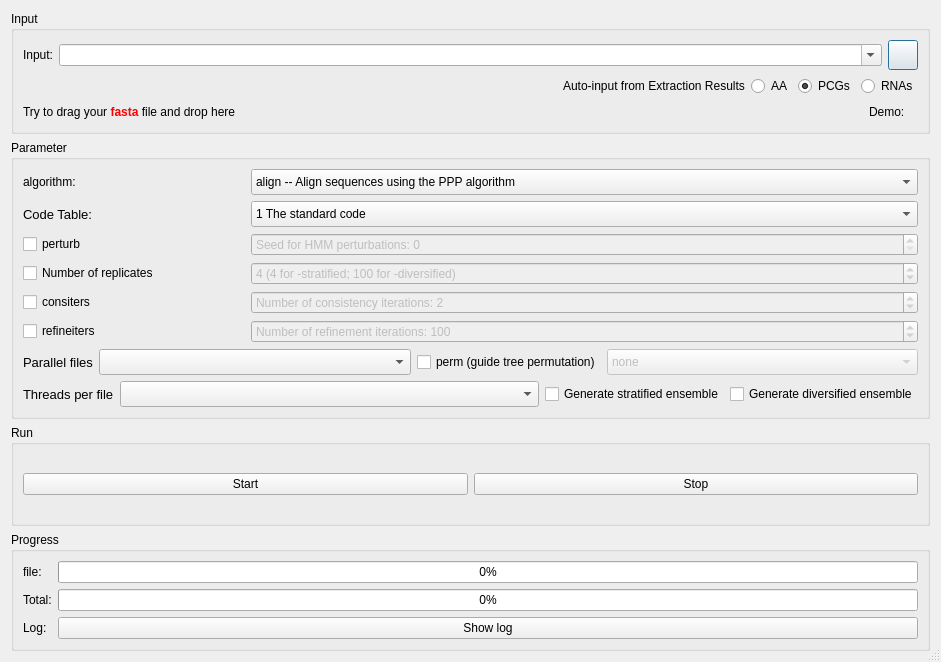
<?xml version="1.0" encoding="UTF-8"?>
<ui version="4.0">
 <class>MUSCLE</class>
 <widget class="QDialog" name="MUSCLE">
  <property name="geometry">
   <rect>
    <x>0</x>
    <y>0</y>
    <width>941</width>
    <height>662</height>
   </rect>
  </property>
  <property name="windowTitle">
   <string>MUSCLE</string>
  </property>
  <property name="styleSheet">
   <string notr="true"/>
  </property>
  <property name="sizeGripEnabled">
   <bool>true</bool>
  </property>
  <layout class="QVBoxLayout" name="verticalLayout_3">
   <item>
    <widget class="QGroupBox" name="groupBox_4">
     <property name="title">
      <string>Input</string>
     </property>
     <layout class="QVBoxLayout" name="verticalLayout_2">
      <item>
       <layout class="QHBoxLayout" name="horizontalLayout_6">
        <item>
         <widget class="QLabel" name="label_4">
          <property name="text">
           <string>Input:</string>
          </property>
         </widget>
        </item>
        <item>
         <widget class="ListQCombobox" name="comboBox_4">
          <property name="sizePolicy">
           <sizepolicy hsizetype="Expanding" vsizetype="Fixed">
            <horstretch>0</horstretch>
            <verstretch>0</verstretch>
           </sizepolicy>
          </property>
          <property name="acceptDrops">
           <bool>true</bool>
          </property>
          <property name="editable">
           <bool>true</bool>
          </property>
          <property name="sizeAdjustPolicy">
           <enum>QComboBox::AdjustToMinimumContentsLength</enum>
          </property>
         </widget>
        </item>
        <item>
         <widget class="QPushButton" name="pushButton_3">
          <property name="sizePolicy">
           <sizepolicy hsizetype="Fixed" vsizetype="Fixed">
            <horstretch>0</horstretch>
            <verstretch>0</verstretch>
           </sizepolicy>
          </property>
          <property name="minimumSize">
           <size>
            <width>30</width>
            <height>30</height>
           </size>
          </property>
          <property name="maximumSize">
           <size>
            <width>30</width>
            <height>30</height>
           </size>
          </property>
          <property name="styleSheet">
           <string notr="true"/>
          </property>
          <property name="text">
           <string/>
          </property>
         </widget>
        </item>
       </layout>
      </item>
      <item>
       <layout class="QHBoxLayout" name="horizontalLayout_4">
        <item>
         <spacer name="horizontalSpacer_2">
          <property name="orientation">
           <enum>Qt::Horizontal</enum>
          </property>
          <property name="sizeHint" stdset="0">
           <size>
            <width>40</width>
            <height>20</height>
           </size>
          </property>
         </spacer>
        </item>
        <item>
         <widget class="QLabel" name="label_9">
          <property name="text">
           <string>Auto-input from Extraction Results</string>
          </property>
         </widget>
        </item>
        <item>
         <widget class="QRadioButton" name="AA_radioButton_2">
          <property name="toolTip">
           <string>Amino acid sequences</string>
          </property>
          <property name="text">
           <string>AA</string>
          </property>
          <property name="checked">
           <bool>false</bool>
          </property>
         </widget>
        </item>
        <item>
         <widget class="QRadioButton" name="PCG_radioButton_2">
          <property name="enabled">
           <bool>true</bool>
          </property>
          <property name="toolTip">
           <string>Protein-coding genes</string>
          </property>
          <property name="text">
           <string>PCGs</string>
          </property>
          <property name="checked">
           <bool>true</bool>
          </property>
         </widget>
        </item>
        <item>
         <widget class="QRadioButton" name="RNAs_radioButton_2">
          <property name="toolTip">
           <string>RNA sequences (rRNA and tRNA)</string>
          </property>
          <property name="text">
           <string>RNAs</string>
          </property>
         </widget>
        </item>
       </layout>
      </item>
      <item>
       <layout class="QHBoxLayout" name="horizontalLayout_3">
        <item>
         <widget class="QLabel" name="label_5">
          <property name="text">
           <string>&lt;html&gt;&lt;head/&gt;&lt;body&gt;&lt;p&gt;Try to drag your &lt;span style=&quot; font-weight:600; color:#ff0000;&quot;&gt;fasta&lt;/span&gt; file and drop here&lt;/p&gt;&lt;/body&gt;&lt;/html&gt;</string>
          </property>
         </widget>
        </item>
        <item>
         <spacer name="horizontalSpacer">
          <property name="orientation">
           <enum>Qt::Horizontal</enum>
          </property>
          <property name="sizeHint" stdset="0">
           <size>
            <width>40</width>
            <height>20</height>
           </size>
          </property>
         </spacer>
        </item>
        <item>
         <widget class="QLabel" name="label_8">
          <property name="text">
           <string>Demo:</string>
          </property>
         </widget>
        </item>
        <item>
         <widget class="ClickedLableGif" name="label_7">
          <property name="toolTip">
           <string>Brief example</string>
          </property>
          <property name="text">
           <string/>
          </property>
         </widget>
        </item>
       </layout>
      </item>
     </layout>
    </widget>
   </item>
   <item>
    <widget class="QGroupBox" name="groupBox_2">
     <property name="title">
      <string>Parameter</string>
     </property>
     <layout class="QVBoxLayout" name="verticalLayout">
      <item>
       <layout class="QGridLayout" name="gridLayout_2">
        <item row="0" column="0">
         <widget class="QLabel" name="label">
          <property name="text">
           <string>algorithm:</string>
          </property>
         </widget>
        </item>
        <item row="0" column="1" colspan="3">
         <widget class="QComboBox" name="comboBox_3">
          <property name="sizePolicy">
           <sizepolicy hsizetype="Expanding" vsizetype="Fixed">
            <horstretch>0</horstretch>
            <verstretch>0</verstretch>
           </sizepolicy>
          </property>
          <property name="minimumSize">
           <size>
            <width>13</width>
            <height>26</height>
           </size>
          </property>
          <item>
           <property name="text">
            <string>align -- Align sequences using the PPP algorithm</string>
           </property>
          </item>
          <item>
           <property name="text">
            <string>align-codon -- Align sequences using the PPP algorithm in codon mode</string>
           </property>
          </item>
          <item>
           <property name="text">
            <string>super5 -- Align large datasets using the Super5 algorithm</string>
           </property>
          </item>
          <item>
           <property name="text">
            <string>super5-codon -- Align large datasets using the Super5 algorithm in codon mode</string>
           </property>
          </item>
         </widget>
        </item>
        <item row="1" column="0">
         <widget class="QLabel" name="label_22">
          <property name="font">
           <font>
            <pointsize>10</pointsize>
           </font>
          </property>
          <property name="text">
           <string>Code Table:</string>
          </property>
         </widget>
        </item>
        <item row="3" column="0">
         <widget class="QCheckBox" name="checkBox_3">
          <property name="text">
           <string>Number of replicates</string>
          </property>
         </widget>
        </item>
        <item row="1" column="1" colspan="3">
         <widget class="QComboBox" name="comboBox_9">
          <property name="sizePolicy">
           <sizepolicy hsizetype="Expanding" vsizetype="Fixed">
            <horstretch>0</horstretch>
            <verstretch>0</verstretch>
           </sizepolicy>
          </property>
          <property name="minimumSize">
           <size>
            <width>114</width>
            <height>26</height>
           </size>
          </property>
          <property name="maximumSize">
           <size>
            <width>16777215</width>
            <height>26</height>
           </size>
          </property>
          <property name="styleSheet">
           <string notr="true"/>
          </property>
          <item>
           <property name="text">
            <string>1 The standard code</string>
           </property>
          </item>
          <item>
           <property name="text">
            <string>2 Vertebrate mitochondrial code</string>
           </property>
          </item>
          <item>
           <property name="text">
            <string>3 The Yeast Mitochondrial Code</string>
           </property>
          </item>
          <item>
           <property name="text">
            <string>4 Mold, Protozoan, and Coelenterate Mitochondrial code and Mycoplasma/Spiroplasma code</string>
           </property>
          </item>
          <item>
           <property name="text">
            <string>5 Invertebrate mitochondrial</string>
           </property>
          </item>
          <item>
           <property name="text">
            <string>6 The Ciliate, Dasycladacean and Hexamita Nuclear Code</string>
           </property>
          </item>
          <item>
           <property name="text">
            <string>9 Echinoderm and Flatworm mitochondrial code</string>
           </property>
          </item>
          <item>
           <property name="text">
            <string>10 The Euplotid Nuclear Code</string>
           </property>
          </item>
          <item>
           <property name="text">
            <string>11 The Bacterial, Archaeal and Plant Plastid Code</string>
           </property>
          </item>
          <item>
           <property name="text">
            <string>12 The Alternative Yeast Nuclear Code</string>
           </property>
          </item>
          <item>
           <property name="text">
            <string>13 Ascidian mitochondrial code</string>
           </property>
          </item>
          <item>
           <property name="text">
            <string>14 Alternative flatworm mitochondrial code</string>
           </property>
          </item>
          <item>
           <property name="text">
            <string>16 Chlorophycean Mitochondrial Code</string>
           </property>
          </item>
          <item>
           <property name="text">
            <string>21 Trematode Mitochondrial Code</string>
           </property>
          </item>
          <item>
           <property name="text">
            <string>22 Scenedesmus obliquus Mitochondrial Code</string>
           </property>
          </item>
          <item>
           <property name="text">
            <string>23 Thraustochytrium Mitochondrial Code</string>
           </property>
          </item>
          <item>
           <property name="text">
            <string>24 Pterobranchia Mitochondrial Code</string>
           </property>
          </item>
          <item>
           <property name="text">
            <string>25 Candidate Division SR1 and Gracilibacteria Code</string>
           </property>
          </item>
          <item>
           <property name="text">
            <string>26 Pachysolen tannophilus Nuclear Code</string>
           </property>
          </item>
          <item>
           <property name="text">
            <string>27 Karyorelict Nuclear</string>
           </property>
          </item>
          <item>
           <property name="text">
            <string>28 Condylostoma Nuclear</string>
           </property>
          </item>
          <item>
           <property name="text">
            <string>29 Mesodinium Nuclear</string>
           </property>
          </item>
          <item>
           <property name="text">
            <string>30 Peritrich Nuclear</string>
           </property>
          </item>
          <item>
           <property name="text">
            <string>31 Blastocrithidia Nuclear</string>
           </property>
          </item>
         </widget>
        </item>
        <item row="2" column="1" colspan="3">
         <widget class="QSpinBox" name="spinBox">
          <property name="enabled">
           <bool>false</bool>
          </property>
          <property name="prefix">
           <string>Seed for HMM perturbations: </string>
          </property>
          <property name="maximum">
           <number>999999999</number>
          </property>
         </widget>
        </item>
        <item row="2" column="0">
         <widget class="QCheckBox" name="checkBox_6">
          <property name="text">
           <string>perturb</string>
          </property>
         </widget>
        </item>
        <item row="3" column="1" colspan="3">
         <widget class="QSpinBox" name="spinBox_2">
          <property name="enabled">
           <bool>false</bool>
          </property>
          <property name="suffix">
           <string> (4 for -stratified; 100 for -diversified)</string>
          </property>
          <property name="maximum">
           <number>999999999</number>
          </property>
          <property name="value">
           <number>4</number>
          </property>
         </widget>
        </item>
        <item row="4" column="0">
         <widget class="QCheckBox" name="checkBox_4">
          <property name="text">
           <string>consiters</string>
          </property>
         </widget>
        </item>
        <item row="5" column="0">
         <widget class="QCheckBox" name="checkBox_5">
          <property name="text">
           <string>refineiters</string>
          </property>
         </widget>
        </item>
        <item row="4" column="1" colspan="3">
         <widget class="QSpinBox" name="spinBox_3">
          <property name="enabled">
           <bool>false</bool>
          </property>
          <property name="prefix">
           <string>Number of consistency iterations: </string>
          </property>
          <property name="maximum">
           <number>999999999</number>
          </property>
          <property name="value">
           <number>2</number>
          </property>
         </widget>
        </item>
        <item row="5" column="1" colspan="3">
         <widget class="QSpinBox" name="spinBox_4">
          <property name="enabled">
           <bool>false</bool>
          </property>
          <property name="prefix">
           <string>Number of refinement iterations: </string>
          </property>
          <property name="maximum">
           <number>999999999</number>
          </property>
          <property name="value">
           <number>100</number>
          </property>
         </widget>
        </item>
       </layout>
      </item>
      <item>
       <layout class="QHBoxLayout" name="horizontalLayout_2">
        <item>
         <widget class="QLabel" name="label_26">
          <property name="font">
           <font>
            <pointsize>10</pointsize>
           </font>
          </property>
          <property name="toolTip">
           <string>How many files to run simultaneously</string>
          </property>
          <property name="text">
           <string>Parallel files</string>
          </property>
          <property name="buddy">
           <cstring>comboBox_2</cstring>
          </property>
         </widget>
        </item>
        <item>
         <widget class="QComboBox" name="comboBox_6">
          <property name="sizePolicy">
           <sizepolicy hsizetype="Expanding" vsizetype="Fixed">
            <horstretch>0</horstretch>
            <verstretch>0</verstretch>
           </sizepolicy>
          </property>
          <property name="minimumSize">
           <size>
            <width>13</width>
            <height>26</height>
           </size>
          </property>
          <property name="toolTip">
           <string>How many files to run simultaneously</string>
          </property>
         </widget>
        </item>
        <item>
         <widget class="QCheckBox" name="checkBox_7">
          <property name="text">
           <string>perm (guide tree permutation)</string>
          </property>
         </widget>
        </item>
        <item>
         <widget class="QComboBox" name="comboBox_2">
          <property name="enabled">
           <bool>false</bool>
          </property>
          <property name="sizePolicy">
           <sizepolicy hsizetype="Expanding" vsizetype="Fixed">
            <horstretch>0</horstretch>
            <verstretch>0</verstretch>
           </sizepolicy>
          </property>
          <property name="minimumSize">
           <size>
            <width>13</width>
            <height>26</height>
           </size>
          </property>
          <item>
           <property name="text">
            <string>none</string>
           </property>
          </item>
          <item>
           <property name="text">
            <string>abc</string>
           </property>
          </item>
          <item>
           <property name="text">
            <string>acb</string>
           </property>
          </item>
          <item>
           <property name="text">
            <string>bca</string>
           </property>
          </item>
         </widget>
        </item>
       </layout>
      </item>
      <item>
       <layout class="QHBoxLayout" name="horizontalLayout">
        <item>
         <widget class="QLabel" name="label_25">
          <property name="font">
           <font>
            <pointsize>10</pointsize>
           </font>
          </property>
          <property name="text">
           <string>Threads per file</string>
          </property>
          <property name="buddy">
           <cstring>comboBox_2</cstring>
          </property>
         </widget>
        </item>
        <item>
         <widget class="QComboBox" name="comboBox_5">
          <property name="sizePolicy">
           <sizepolicy hsizetype="Expanding" vsizetype="Fixed">
            <horstretch>0</horstretch>
            <verstretch>0</verstretch>
           </sizepolicy>
          </property>
          <property name="minimumSize">
           <size>
            <width>13</width>
            <height>26</height>
           </size>
          </property>
         </widget>
        </item>
        <item>
         <widget class="QCheckBox" name="checkBox">
          <property name="text">
           <string>Generate stratified ensemble</string>
          </property>
         </widget>
        </item>
        <item>
         <widget class="QCheckBox" name="checkBox_2">
          <property name="text">
           <string>Generate diversified ensemble</string>
          </property>
         </widget>
        </item>
       </layout>
      </item>
     </layout>
    </widget>
   </item>
   <item>
    <widget class="QGroupBox" name="groupBox_3">
     <property name="title">
      <string>Run</string>
     </property>
     <layout class="QGridLayout" name="gridLayout_3" columnstretch="1,1">
      <item row="0" column="0">
       <widget class="ArrowPushButton" name="pushButton">
        <property name="text">
         <string>Start</string>
        </property>
        <property name="icon">
         <iconset>
          <normaloff>:/picture/resourses/if_start_60207.png</normaloff>:/picture/resourses/if_start_60207.png</iconset>
        </property>
       </widget>
      </item>
      <item row="0" column="1">
       <widget class="QPushButton" name="pushButton_2">
        <property name="text">
         <string>Stop</string>
        </property>
        <property name="icon">
         <iconset>
          <normaloff>:/picture/resourses/if_Delete_1493279.png</normaloff>:/picture/resourses/if_Delete_1493279.png</iconset>
        </property>
       </widget>
      </item>
     </layout>
    </widget>
   </item>
   <item>
    <widget class="QGroupBox" name="groupBox">
     <property name="title">
      <string>Progress</string>
     </property>
     <layout class="QGridLayout" name="gridLayout">
      <item row="0" column="0">
       <widget class="QLabel" name="label_3">
        <property name="text">
         <string>file:</string>
        </property>
       </widget>
      </item>
      <item row="0" column="1">
       <widget class="QProgressBar" name="progressBar_2">
        <property name="value">
         <number>0</number>
        </property>
       </widget>
      </item>
      <item row="1" column="0">
       <widget class="QLabel" name="label_2">
        <property name="text">
         <string>Total:</string>
        </property>
       </widget>
      </item>
      <item row="1" column="1">
       <widget class="QProgressBar" name="progressBar">
        <property name="value">
         <number>0</number>
        </property>
       </widget>
      </item>
      <item row="2" column="0">
       <widget class="QLabel" name="label_6">
        <property name="text">
         <string>Log:</string>
        </property>
       </widget>
      </item>
      <item row="2" column="1">
       <widget class="QPushButton" name="pushButton_9">
        <property name="sizePolicy">
         <sizepolicy hsizetype="Expanding" vsizetype="Fixed">
          <horstretch>0</horstretch>
          <verstretch>0</verstretch>
         </sizepolicy>
        </property>
        <property name="text">
         <string>Show log</string>
        </property>
        <property name="icon">
         <iconset>
          <normaloff>:/picture/resourses/Eye_Care_Services-512.png</normaloff>:/picture/resourses/Eye_Care_Services-512.png</iconset>
        </property>
       </widget>
      </item>
     </layout>
    </widget>
   </item>
  </layout>
 </widget>
 <customwidgets>
  <customwidget>
   <class>ListQCombobox</class>
   <extends>QComboBox</extends>
   <header>src.CustomWidget.h</header>
  </customwidget>
  <customwidget>
   <class>ArrowPushButton</class>
   <extends>QPushButton</extends>
   <header>src.CustomWidget.h</header>
  </customwidget>
  <customwidget>
   <class>ClickedLableGif</class>
   <extends>QLabel</extends>
   <header>src.CustomWidget.h</header>
  </customwidget>
 </customwidgets>
 <tabstops>
  <tabstop>pushButton_3</tabstop>
  <tabstop>comboBox_3</tabstop>
  <tabstop>comboBox_4</tabstop>
  <tabstop>comboBox_2</tabstop>
  <tabstop>comboBox_9</tabstop>
  <tabstop>pushButton</tabstop>
  <tabstop>pushButton_2</tabstop>
  <tabstop>pushButton_9</tabstop>
 </tabstops>
 <resources/>
 <connections>
  <connection>
   <sender>checkBox_6</sender>
   <signal>toggled(bool)</signal>
   <receiver>spinBox</receiver>
   <slot>setEnabled(bool)</slot>
   <hints>
    <hint type="sourcelabel">
     <x>93</x>
     <y>253</y>
    </hint>
    <hint type="destinationlabel">
     <x>441</x>
     <y>257</y>
    </hint>
   </hints>
  </connection>
  <connection>
   <sender>checkBox_3</sender>
   <signal>toggled(bool)</signal>
   <receiver>spinBox_2</receiver>
   <slot>setEnabled(bool)</slot>
   <hints>
    <hint type="sourcelabel">
     <x>91</x>
     <y>283</y>
    </hint>
    <hint type="destinationlabel">
     <x>443</x>
     <y>287</y>
    </hint>
   </hints>
  </connection>
  <connection>
   <sender>checkBox_4</sender>
   <signal>toggled(bool)</signal>
   <receiver>spinBox_3</receiver>
   <slot>setEnabled(bool)</slot>
   <hints>
    <hint type="sourcelabel">
     <x>129</x>
     <y>313</y>
    </hint>
    <hint type="destinationlabel">
     <x>473</x>
     <y>317</y>
    </hint>
   </hints>
  </connection>
  <connection>
   <sender>checkBox_5</sender>
   <signal>toggled(bool)</signal>
   <receiver>spinBox_4</receiver>
   <slot>setEnabled(bool)</slot>
   <hints>
    <hint type="sourcelabel">
     <x>144</x>
     <y>343</y>
    </hint>
    <hint type="destinationlabel">
     <x>466</x>
     <y>347</y>
    </hint>
   </hints>
  </connection>
  <connection>
   <sender>checkBox_7</sender>
   <signal>toggled(bool)</signal>
   <receiver>comboBox_2</receiver>
   <slot>setEnabled(bool)</slot>
   <hints>
    <hint type="sourcelabel">
     <x>358</x>
     <y>372</y>
    </hint>
    <hint type="destinationlabel">
     <x>448</x>
     <y>369</y>
    </hint>
   </hints>
  </connection>
 </connections>
</ui>
